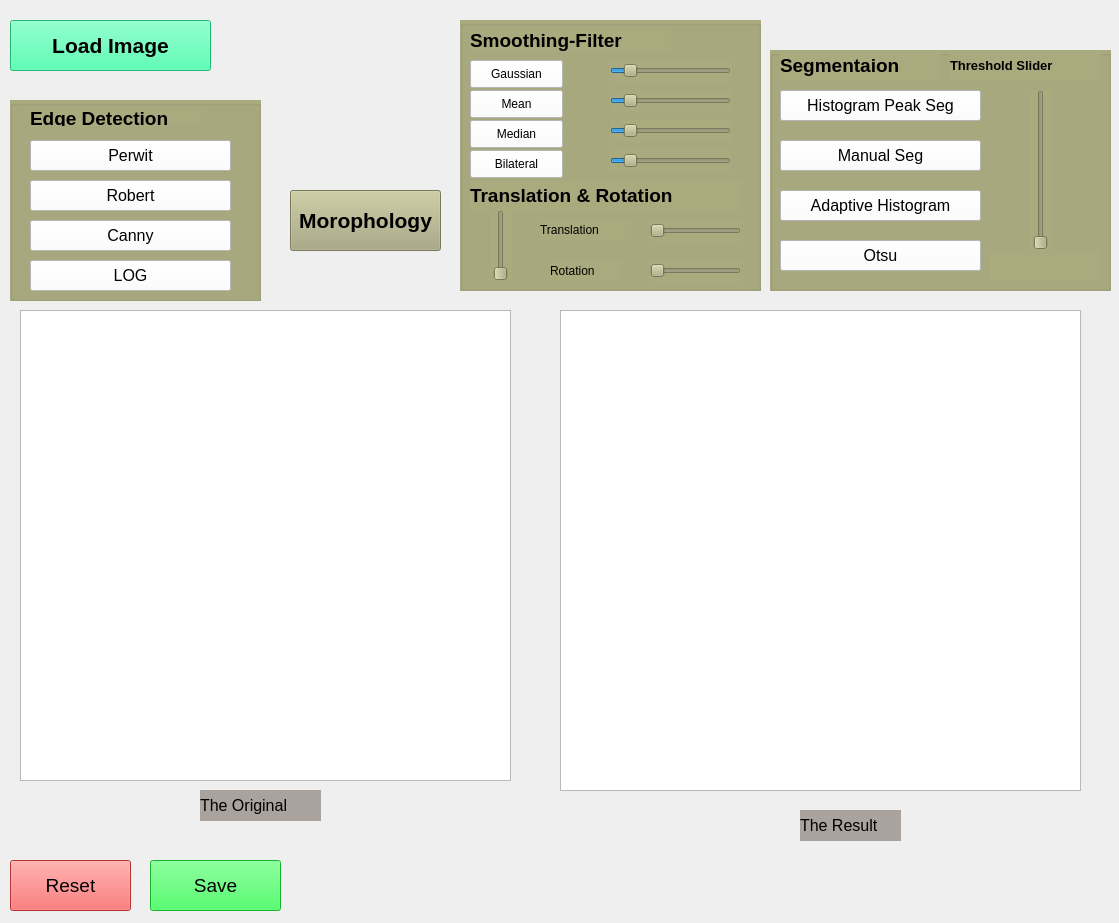
<?xml version="1.0" encoding="UTF-8"?>
<ui version="4.0">
 <class>Form</class>
 <widget class="QWidget" name="Form">
  <property name="geometry">
   <rect>
    <x>0</x>
    <y>0</y>
    <width>1119</width>
    <height>923</height>
   </rect>
  </property>
  <property name="windowTitle">
   <string>Form</string>
  </property>
  <property name="styleSheet">
   <string notr="true"/>
  </property>
  <widget class="QGraphicsView" name="graphicsView">
   <property name="geometry">
    <rect>
     <x>20</x>
     <y>310</y>
     <width>491</width>
     <height>471</height>
    </rect>
   </property>
  </widget>
  <widget class="QGraphicsView" name="graphicsView_2">
   <property name="geometry">
    <rect>
     <x>560</x>
     <y>310</y>
     <width>521</width>
     <height>481</height>
    </rect>
   </property>
  </widget>
  <widget class="QPushButton" name="pushButton">
   <property name="geometry">
    <rect>
     <x>10</x>
     <y>20</y>
     <width>201</width>
     <height>51</height>
    </rect>
   </property>
   <property name="font">
    <font>
     <pointsize>16</pointsize>
     <weight>75</weight>
     <bold>true</bold>
    </font>
   </property>
   <property name="styleSheet">
    <string notr="true">background-color: rgb(43, 255, 160);</string>
   </property>
   <property name="text">
    <string>Load Image</string>
   </property>
  </widget>
  <widget class="QGroupBox" name="groupBox">
   <property name="geometry">
    <rect>
     <x>10</x>
     <y>100</y>
     <width>251</width>
     <height>201</height>
    </rect>
   </property>
   <property name="styleSheet">
    <string notr="true">background-color: rgb(170, 170, 127);</string>
   </property>
   <property name="title">
    <string/>
   </property>
   <widget class="QPushButton" name="pushButton_2">
    <property name="geometry">
     <rect>
      <x>20</x>
      <y>40</y>
      <width>201</width>
      <height>31</height>
     </rect>
    </property>
    <property name="font">
     <font>
      <pointsize>12</pointsize>
     </font>
    </property>
    <property name="styleSheet">
     <string notr="true">background-color: rgb(252, 252, 252);</string>
    </property>
    <property name="text">
     <string>Perwit</string>
    </property>
   </widget>
   <widget class="QPushButton" name="pushButton_3">
    <property name="geometry">
     <rect>
      <x>20</x>
      <y>80</y>
      <width>201</width>
      <height>31</height>
     </rect>
    </property>
    <property name="font">
     <font>
      <pointsize>12</pointsize>
     </font>
    </property>
    <property name="styleSheet">
     <string notr="true">background-color: rgb(255, 255, 255);</string>
    </property>
    <property name="text">
     <string>Robert</string>
    </property>
   </widget>
   <widget class="QPushButton" name="pushButton_4">
    <property name="geometry">
     <rect>
      <x>20</x>
      <y>120</y>
      <width>201</width>
      <height>31</height>
     </rect>
    </property>
    <property name="font">
     <font>
      <pointsize>12</pointsize>
     </font>
    </property>
    <property name="styleSheet">
     <string notr="true">background-color: rgb(255, 255, 255);</string>
    </property>
    <property name="text">
     <string>Canny</string>
    </property>
   </widget>
   <widget class="QPushButton" name="pushButton_5">
    <property name="geometry">
     <rect>
      <x>20</x>
      <y>160</y>
      <width>201</width>
      <height>31</height>
     </rect>
    </property>
    <property name="font">
     <font>
      <pointsize>12</pointsize>
     </font>
    </property>
    <property name="styleSheet">
     <string notr="true">background-color: rgb(255, 255, 255);</string>
    </property>
    <property name="text">
     <string>LOG</string>
    </property>
   </widget>
   <widget class="QLabel" name="label_10">
    <property name="geometry">
     <rect>
      <x>20</x>
      <y>10</y>
      <width>171</width>
      <height>16</height>
     </rect>
    </property>
    <property name="font">
     <font>
      <pointsize>14</pointsize>
      <weight>75</weight>
      <bold>true</bold>
     </font>
    </property>
    <property name="text">
     <string>Edge Detection</string>
    </property>
   </widget>
  </widget>
  <widget class="QPushButton" name="pushButton_6">
   <property name="geometry">
    <rect>
     <x>290</x>
     <y>190</y>
     <width>151</width>
     <height>61</height>
    </rect>
   </property>
   <property name="font">
    <font>
     <pointsize>16</pointsize>
     <weight>75</weight>
     <bold>true</bold>
    </font>
   </property>
   <property name="styleSheet">
    <string notr="true">background-color: rgb(170, 170, 127);</string>
   </property>
   <property name="text">
    <string>Morophology</string>
   </property>
  </widget>
  <widget class="QGroupBox" name="groupBox_2">
   <property name="geometry">
    <rect>
     <x>460</x>
     <y>20</y>
     <width>301</width>
     <height>271</height>
    </rect>
   </property>
   <property name="contextMenuPolicy">
    <enum>Qt::DefaultContextMenu</enum>
   </property>
   <property name="styleSheet">
    <string notr="true">background-color: rgb(170, 170, 127);</string>
   </property>
   <property name="title">
    <string/>
   </property>
   <widget class="QLabel" name="label">
    <property name="geometry">
     <rect>
      <x>10</x>
      <y>10</y>
      <width>201</width>
      <height>21</height>
     </rect>
    </property>
    <property name="font">
     <font>
      <pointsize>14</pointsize>
      <weight>75</weight>
      <bold>true</bold>
     </font>
    </property>
    <property name="text">
     <string>Smoothing-Filter</string>
    </property>
   </widget>
   <widget class="QSlider" name="gaussian_slider">
    <property name="geometry">
     <rect>
      <x>150</x>
      <y>40</y>
      <width>121</width>
      <height>22</height>
     </rect>
    </property>
    <property name="maximum">
     <number>25</number>
    </property>
    <property name="sliderPosition">
     <number>3</number>
    </property>
    <property name="orientation">
     <enum>Qt::Horizontal</enum>
    </property>
   </widget>
   <widget class="QSlider" name="median_slider">
    <property name="geometry">
     <rect>
      <x>150</x>
      <y>100</y>
      <width>121</width>
      <height>22</height>
     </rect>
    </property>
    <property name="minimum">
     <number>0</number>
    </property>
    <property name="maximum">
     <number>25</number>
    </property>
    <property name="value">
     <number>3</number>
    </property>
    <property name="sliderPosition">
     <number>3</number>
    </property>
    <property name="orientation">
     <enum>Qt::Horizontal</enum>
    </property>
   </widget>
   <widget class="QLabel" name="label_2">
    <property name="geometry">
     <rect>
      <x>10</x>
      <y>160</y>
      <width>271</width>
      <height>31</height>
     </rect>
    </property>
    <property name="font">
     <font>
      <pointsize>14</pointsize>
      <weight>75</weight>
      <bold>true</bold>
     </font>
    </property>
    <property name="text">
     <string>Translation &amp; Rotation</string>
    </property>
   </widget>
   <widget class="QSlider" name="slider_x">
    <property name="geometry">
     <rect>
      <x>190</x>
      <y>200</y>
      <width>91</width>
      <height>22</height>
     </rect>
    </property>
    <property name="orientation">
     <enum>Qt::Horizontal</enum>
    </property>
   </widget>
   <widget class="QSlider" name="rotationSlider">
    <property name="geometry">
     <rect>
      <x>190</x>
      <y>240</y>
      <width>91</width>
      <height>22</height>
     </rect>
    </property>
    <property name="orientation">
     <enum>Qt::Horizontal</enum>
    </property>
   </widget>
   <widget class="QPushButton" name="pushButton_gaussian">
    <property name="geometry">
     <rect>
      <x>10</x>
      <y>40</y>
      <width>93</width>
      <height>28</height>
     </rect>
    </property>
    <property name="styleSheet">
     <string notr="true">font: 75 10pt &quot;MS Shell Dlg 2&quot;;
font: 75 10pt &quot;MS Shell Dlg 2&quot;;
background-color: rgb(255, 255, 255);
font: 75 12pt &quot;MS Shell Dlg 2&quot;;
font: 75 8pt &quot;MS Shell Dlg 2&quot;;</string>
    </property>
    <property name="text">
     <string>Gaussian</string>
    </property>
   </widget>
   <widget class="QSlider" name="bilateral_slider">
    <property name="geometry">
     <rect>
      <x>150</x>
      <y>130</y>
      <width>121</width>
      <height>22</height>
     </rect>
    </property>
    <property name="maximum">
     <number>25</number>
    </property>
    <property name="sliderPosition">
     <number>3</number>
    </property>
    <property name="orientation">
     <enum>Qt::Horizontal</enum>
    </property>
   </widget>
   <widget class="QPushButton" name="pushButton_median">
    <property name="geometry">
     <rect>
      <x>10</x>
      <y>100</y>
      <width>93</width>
      <height>28</height>
     </rect>
    </property>
    <property name="styleSheet">
     <string notr="true">background-color: rgb(255, 255, 255);</string>
    </property>
    <property name="text">
     <string>Median</string>
    </property>
   </widget>
   <widget class="QPushButton" name="pushButton_bilateral">
    <property name="geometry">
     <rect>
      <x>10</x>
      <y>130</y>
      <width>93</width>
      <height>28</height>
     </rect>
    </property>
    <property name="styleSheet">
     <string notr="true">background-color: rgb(255, 255, 255);</string>
    </property>
    <property name="text">
     <string>Bilateral</string>
    </property>
   </widget>
   <widget class="QLabel" name="label_8">
    <property name="geometry">
     <rect>
      <x>80</x>
      <y>200</y>
      <width>91</width>
      <height>20</height>
     </rect>
    </property>
    <property name="styleSheet">
     <string notr="true">font: 75 10pt &quot;MS Shell Dlg 2&quot;;</string>
    </property>
    <property name="text">
     <string>Translation</string>
    </property>
   </widget>
   <widget class="QLabel" name="label_9">
    <property name="geometry">
     <rect>
      <x>90</x>
      <y>240</y>
      <width>71</width>
      <height>21</height>
     </rect>
    </property>
    <property name="styleSheet">
     <string notr="true">font: 75 10pt &quot;MS Shell Dlg 2&quot;;</string>
    </property>
    <property name="text">
     <string>Rotation</string>
    </property>
   </widget>
   <widget class="QSlider" name="slider_y">
    <property name="geometry">
     <rect>
      <x>30</x>
      <y>190</y>
      <width>22</width>
      <height>71</height>
     </rect>
    </property>
    <property name="orientation">
     <enum>Qt::Vertical</enum>
    </property>
   </widget>
   <widget class="QSlider" name="mean_slider">
    <property name="geometry">
     <rect>
      <x>150</x>
      <y>70</y>
      <width>121</width>
      <height>21</height>
     </rect>
    </property>
    <property name="maximum">
     <number>25</number>
    </property>
    <property name="sliderPosition">
     <number>3</number>
    </property>
    <property name="orientation">
     <enum>Qt::Horizontal</enum>
    </property>
   </widget>
   <widget class="QPushButton" name="pushButton_mean">
    <property name="geometry">
     <rect>
      <x>10</x>
      <y>70</y>
      <width>93</width>
      <height>28</height>
     </rect>
    </property>
    <property name="styleSheet">
     <string notr="true">background-color: rgb(255, 255, 255);</string>
    </property>
    <property name="text">
     <string>Mean</string>
    </property>
   </widget>
   <zorder>pushButton_gaussian</zorder>
   <zorder>label</zorder>
   <zorder>gaussian_slider</zorder>
   <zorder>median_slider</zorder>
   <zorder>label_2</zorder>
   <zorder>slider_x</zorder>
   <zorder>rotationSlider</zorder>
   <zorder>bilateral_slider</zorder>
   <zorder>pushButton_median</zorder>
   <zorder>pushButton_bilateral</zorder>
   <zorder>label_8</zorder>
   <zorder>label_9</zorder>
   <zorder>slider_y</zorder>
   <zorder>mean_slider</zorder>
   <zorder>pushButton_mean</zorder>
  </widget>
  <widget class="QGroupBox" name="groupBox_3">
   <property name="geometry">
    <rect>
     <x>770</x>
     <y>50</y>
     <width>341</width>
     <height>241</height>
    </rect>
   </property>
   <property name="styleSheet">
    <string notr="true">background-color: rgb(170, 170, 127);</string>
   </property>
   <property name="title">
    <string/>
   </property>
   <widget class="QLabel" name="label_3">
    <property name="geometry">
     <rect>
      <x>10</x>
      <y>0</y>
      <width>161</width>
      <height>31</height>
     </rect>
    </property>
    <property name="font">
     <font>
      <pointsize>14</pointsize>
      <weight>75</weight>
      <bold>true</bold>
     </font>
    </property>
    <property name="text">
     <string>Segmentaion</string>
    </property>
   </widget>
   <widget class="QPushButton" name="pushButton_9">
    <property name="geometry">
     <rect>
      <x>10</x>
      <y>90</y>
      <width>201</width>
      <height>31</height>
     </rect>
    </property>
    <property name="font">
     <font>
      <pointsize>12</pointsize>
     </font>
    </property>
    <property name="styleSheet">
     <string notr="true">background-color: rgb(252, 252, 252);</string>
    </property>
    <property name="text">
     <string>Manual Seg</string>
    </property>
   </widget>
   <widget class="QPushButton" name="pushButton_8">
    <property name="geometry">
     <rect>
      <x>10</x>
      <y>140</y>
      <width>201</width>
      <height>31</height>
     </rect>
    </property>
    <property name="font">
     <font>
      <pointsize>12</pointsize>
     </font>
    </property>
    <property name="styleSheet">
     <string notr="true">background-color: rgb(252, 252, 252);</string>
    </property>
    <property name="text">
     <string>Adaptive Histogram</string>
    </property>
   </widget>
   <widget class="QPushButton" name="pushButton_10">
    <property name="geometry">
     <rect>
      <x>10</x>
      <y>190</y>
      <width>201</width>
      <height>31</height>
     </rect>
    </property>
    <property name="font">
     <font>
      <pointsize>12</pointsize>
     </font>
    </property>
    <property name="styleSheet">
     <string notr="true">background-color: rgb(252, 252, 252);</string>
    </property>
    <property name="text">
     <string>Otsu</string>
    </property>
   </widget>
   <widget class="QPushButton" name="pushButton_11">
    <property name="geometry">
     <rect>
      <x>10</x>
      <y>40</y>
      <width>201</width>
      <height>31</height>
     </rect>
    </property>
    <property name="font">
     <font>
      <pointsize>12</pointsize>
     </font>
    </property>
    <property name="styleSheet">
     <string notr="true">background-color: rgb(252, 252, 252);</string>
    </property>
    <property name="text">
     <string>Histogram Peak Seg</string>
    </property>
   </widget>
   <widget class="QLabel" name="label_6">
    <property name="geometry">
     <rect>
      <x>180</x>
      <y>0</y>
      <width>151</width>
      <height>31</height>
     </rect>
    </property>
    <property name="font">
     <font>
      <pointsize>10</pointsize>
      <weight>75</weight>
      <italic>false</italic>
      <bold>true</bold>
      <underline>false</underline>
      <kerning>true</kerning>
     </font>
    </property>
    <property name="text">
     <string>Threshold Slider</string>
    </property>
   </widget>
   <widget class="QSlider" name="thresholdValue">
    <property name="geometry">
     <rect>
      <x>260</x>
      <y>40</y>
      <width>22</width>
      <height>160</height>
     </rect>
    </property>
    <property name="orientation">
     <enum>Qt::Vertical</enum>
    </property>
   </widget>
   <widget class="QLabel" name="label_7">
    <property name="geometry">
     <rect>
      <x>220</x>
      <y>200</y>
      <width>111</width>
      <height>31</height>
     </rect>
    </property>
    <property name="font">
     <font>
      <pointsize>7</pointsize>
      <weight>75</weight>
      <bold>true</bold>
     </font>
    </property>
    <property name="frameShape">
     <enum>QFrame::NoFrame</enum>
    </property>
    <property name="frameShadow">
     <enum>QFrame::Plain</enum>
    </property>
    <property name="lineWidth">
     <number>3</number>
    </property>
    <property name="midLineWidth">
     <number>0</number>
    </property>
    <property name="text">
     <string/>
    </property>
   </widget>
  </widget>
  <widget class="QPushButton" name="pushButton_7">
   <property name="geometry">
    <rect>
     <x>10</x>
     <y>860</y>
     <width>121</width>
     <height>51</height>
    </rect>
   </property>
   <property name="font">
    <font>
     <pointsize>14</pointsize>
    </font>
   </property>
   <property name="styleSheet">
    <string notr="true">background-color: rgb(255, 71, 71);</string>
   </property>
   <property name="text">
    <string>Reset</string>
   </property>
  </widget>
  <widget class="QPushButton" name="pushButton_12">
   <property name="geometry">
    <rect>
     <x>150</x>
     <y>860</y>
     <width>131</width>
     <height>51</height>
    </rect>
   </property>
   <property name="font">
    <font>
     <pointsize>14</pointsize>
    </font>
   </property>
   <property name="styleSheet">
    <string notr="true">background-color: rgb(24, 255, 59);</string>
   </property>
   <property name="text">
    <string>Save</string>
   </property>
  </widget>
  <widget class="QLabel" name="label_4">
   <property name="geometry">
    <rect>
     <x>200</x>
     <y>790</y>
     <width>121</width>
     <height>31</height>
    </rect>
   </property>
   <property name="font">
    <font>
     <pointsize>12</pointsize>
    </font>
   </property>
   <property name="styleSheet">
    <string notr="true">background-color: rgb(170, 162, 157);</string>
   </property>
   <property name="text">
    <string>The Original</string>
   </property>
  </widget>
  <widget class="QLabel" name="label_5">
   <property name="geometry">
    <rect>
     <x>800</x>
     <y>810</y>
     <width>101</width>
     <height>31</height>
    </rect>
   </property>
   <property name="font">
    <font>
     <pointsize>12</pointsize>
    </font>
   </property>
   <property name="styleSheet">
    <string notr="true">background-color: rgb(170, 162, 157);</string>
   </property>
   <property name="text">
    <string>The Result</string>
   </property>
  </widget>
 </widget>
 <resources/>
 <connections/>
</ui>
